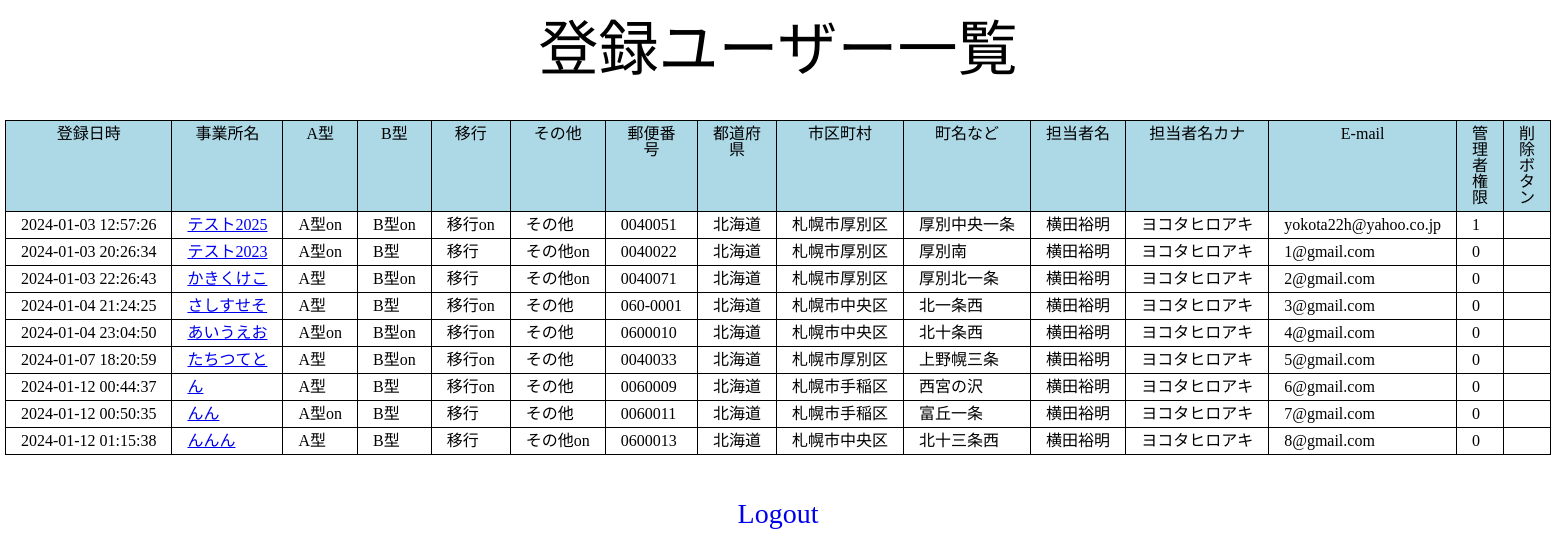
Page /kanri.php (signed in) on the committed database.
### tables this page shows
CREATE TABLE `gs_bm_table` (
  `id` int(12) NOT NULL,
  `time` datetime NOT NULL,
  `jigyousyo` varchar(256) NOT NULL,
  `officetype_a` varchar(32) DEFAULT NULL,
  `officetype_b` varchar(32) DEFAULT NULL,
  `officetype_ikou` varchar(32) DEFAULT NULL,
  `officetype_other` varchar(32) DEFAULT NULL,
  `image` varchar(128) DEFAULT 'img/noimage.png',
  `postcode` varchar(64) NOT NULL,
  `prefecture` varchar(64) NOT NULL,
  `city` varchar(128) NOT NULL,
  `town` varchar(512) NOT NULL,
  `name` varchar(128) NOT NULL,
  `name_kana` varchar(128) NOT NULL,
  `email` varchar(128) NOT NULL,
  `password` varchar(256) NOT NULL,
  `kanri_flg` int(1) NOT NULL
);

### function.php (called while the page is built, shortened)
<?php
function h($str) {
    return htmlspecialchars($str, ENT_QUOTES, 'UTF-8');
  }

### kanri.php (the view, shortened to what this page needs)
<?php
require_once('function.php');
$pdo = db_conn();
$stmt = $pdo->prepare("SELECT * FROM gs_bm_table");
$status = $stmt->execute();
$view = "";
if ($status==false) {
  $error = $stmt->errorInfo();
  exit("ErrorQuery:".$error[2]);
}else{
  while( $result = $stmt->fetch(PDO::FETCH_ASSOC)){
    $view .= "<tr>";
    $view .= "<td>" . h($result['time']) . "</td>"."<td>". '<a href="detail.php?id=' . $result['id'] . '">' . h($result['jigyousyo']) . '</a>' . "</td>"."<td>". h($result['officetype_a']) . "</td>" . "<td>" . h($result['officetype_b']) . "</td>" . "<td>" . h($result['officetype_ikou']) . "</td>" . "<td>" . h($result['officetype_other']) . "</td>" . "<td>" . h($result['postcode']) . "</td>" . "<td>" . h($result['prefecture']) ."</td>" . "<td>" . h($result['city']) . "</td>" . "<td>" . h($result['town']) . "</td>" . "<td>" . h($result['name']) . "</td>" . "<td>" . h($result['name_kana']) . "</td>" . "<td>" .h($result['email']) ."</td>" . "<td>" . h($result['kanri_flg']) . "</td>";
    if ($_SESSION['kanri_flg'] === 1) {
      $view .= "<td>" .'<a href="delete.php?id=' . h($result['id']) . '">[削除]</a>' . "</td>";
    } else {
      $view .= "<td>" . "</td>";
    }
    $view .= "</tr>";
  }
}
?>
<!DOCTYPE html>
<html lang="ja">
<head>
<link rel="stylesheet" href="css/reset.css">
<link rel="stylesheet" href="css/style.css">
</head>
<body id="main">
<div>
    <div>
        <h1>登録ユーザー一覧</h1>
        <table class="kanri-table">
            <tr>
                <th>登録日時</th><th>事業所名</th><th>A型</th><th>B型</th><th>移行</th><th>その他</th><th>郵便番号</th><th>都道府県</th><th>市区町村</th><th>町名など</th><th>担当者名</th><th>担当者名カナ</th><th>E-mail</th><th>管理者権限</th><th>削除ボタン</th>
            </tr>
                <?= $view ?>
        </table>
    </div>
    <div id="logout">
      <a href="logout.php">Logout</a>
    </div>
</div>
</body>
</html>

### css/style.css (style rules this page uses)
h1 { font-size: 60px; text-align: center; margin: 20px; }
.kanri-table { margin: 40px auto; width: 95%; border-collapse: collapse; }
th,td { border: solid 1px; padding: 5px 15px 5px 15px; }
th { background-color: lightblue; }
td { white-space: nowrap; }
#logout a { display: block; text-align: center; text-decoration: none; margin: 45px auto; font-size: 28px; }

### rows in the picture
gs_bm_table: time "2024-01-03 12:57:26", jigyousyo "テスト2025", officetype_a "A型on", officetype_b "B型on", officetype_ikou "移行on", officetype_other "その他", postcode "0040051", prefecture "北海道", city "札幌市厚別区", town "厚別中央一条", name "横田裕明", name_kana "ヨコタヒロアキ", email "yokota22h@yahoo.co.jp", kanri_flg "1"
gs_bm_table: time "2024-01-03 20:26:34", jigyousyo "テスト2023", officetype_a "A型on", officetype_b "B型", officetype_ikou "移行", officetype_other "その他on", postcode "0040022", prefecture "北海道", city "札幌市厚別区", town "厚別南", name "横田裕明", name_kana "ヨコタヒロアキ", email "1@gmail.com", kanri_flg "0"
gs_bm_table: time "2024-01-03 22:26:43", jigyousyo "かきくけこ", officetype_a "A型", officetype_b "B型on", officetype_ikou "移行", officetype_other "その他on", postcode "0040071", prefecture "北海道", city "札幌市厚別区", town "厚別北一条", name "横田裕明", name_kana "ヨコタヒロアキ", email "2@gmail.com", kanri_flg "0"
gs_bm_table: time "2024-01-04 21:24:25", jigyousyo "さしすせそ", officetype_a "A型", officetype_b "B型", officetype_ikou "移行on", officetype_other "その他", postcode "060-0001", prefecture "北海道", city "札幌市中央区", town "北一条西", name "横田裕明", name_kana "ヨコタヒロアキ", email "3@gmail.com", kanri_flg "0"
gs_bm_table: time "2024-01-04 23:04:50", jigyousyo "あいうえお", officetype_a "A型on", officetype_b "B型on", officetype_ikou "移行on", officetype_other "その他", postcode "0600010", prefecture "北海道", city "札幌市中央区", town "北十条西", name "横田裕明", name_kana "ヨコタヒロアキ", email "4@gmail.com", kanri_flg "0"
gs_bm_table: time "2024-01-07 18:20:59", jigyousyo "たちつてと", officetype_a "A型", officetype_b "B型on", officetype_ikou "移行on", officetype_other "その他", postcode "0040033", prefecture "北海道", city "札幌市厚別区", town "上野幌三条", name "横田裕明", name_kana "ヨコタヒロアキ", email "5@gmail.com", kanri_flg "0"
gs_bm_table: time "2024-01-12 00:44:37", jigyousyo "ん", officetype_a "A型", officetype_b "B型", officetype_ikou "移行on", officetype_other "その他", postcode "0060009", prefecture "北海道", city "札幌市手稲区", town "西宮の沢", name "横田裕明", name_kana "ヨコタヒロアキ", email "6@gmail.com", kanri_flg "0"
gs_bm_table: time "2024-01-12 00:50:35", jigyousyo "んん", officetype_a "A型on", officetype_b "B型", officetype_ikou "移行", officetype_other "その他", postcode "0060011", prefecture "北海道", city "札幌市手稲区", town "富丘一条", name "横田裕明", name_kana "ヨコタヒロアキ", email "7@gmail.com", kanri_flg "0"
gs_bm_table: time "2024-01-12 01:15:38", jigyousyo "んんん", officetype_a "A型", officetype_b "B型", officetype_ikou "移行", officetype_other "その他on", postcode "0600013", prefecture "北海道", city "札幌市中央区", town "北十三条西", name "横田裕明", name_kana "ヨコタヒロアキ", email "8@gmail.com", kanri_flg "0"
